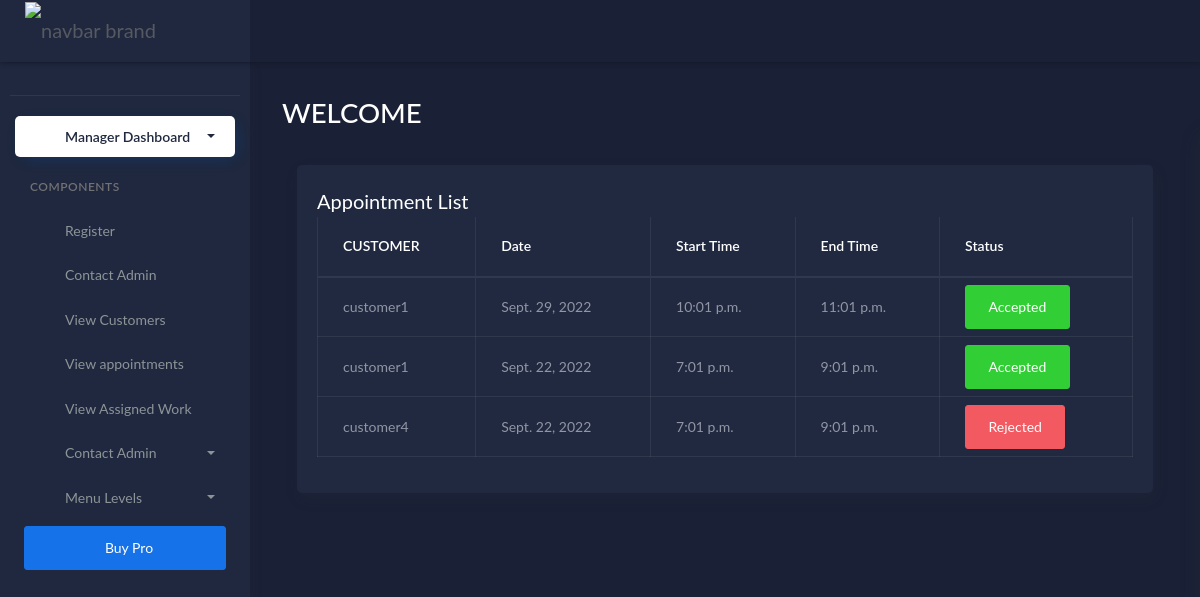
The page /appointmentlist (signed in) on the database as committed earlier.
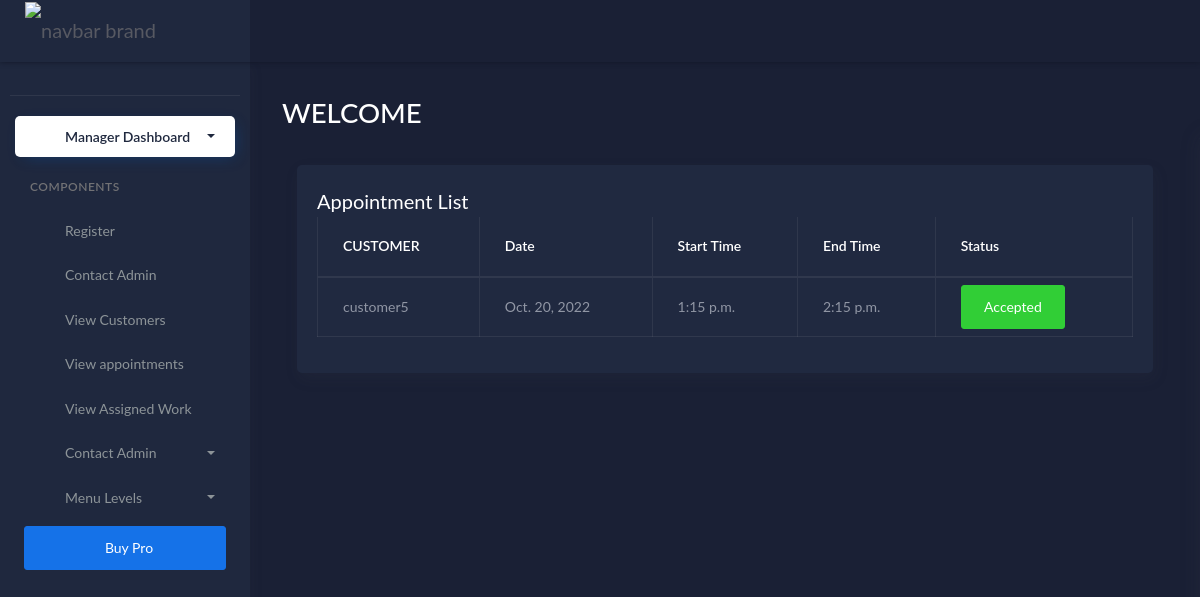
The same page on the database as committed later.
### workshopapp/models.py (models this page shows, shortened)
class Appointment(models.Model):
    user = models.ForeignKey(customer, on_delete=models.CASCADE)
    schedule = models.ForeignKey(Schedule, on_delete=models.CASCADE)
    status = models.IntegerField(default=0)

class customer(models.Model):
    user = models.OneToOneField(Login, on_delete=models.CASCADE, related_name='customer')
    name=models.CharField(max_length=50)
    address=models.CharField(max_length=300)
    image = models.FileField(upload_to='customers/')
    email=models.EmailField(max_length=100)
    mobile=models.CharField(max_length=25)

class Schedule(models.Model):
    date = models.DateField()
    start_time = models.TimeField()
    end_time = models.TimeField()

### workshopapp/managerviews.py (the view)
# urls.py: path('appointmentlist',managerviews.Appointment_View_by_Manager, name='appointmentlist'),
@login_required(login_url='loginpage')
def Appointment_View_by_Manager(request):
    app = Appointment.objects.all()
    return render(request, 'manager/appointmentlist.html', {'app': app})

### templates/manager/appointmentlist.html
{% extends 'manager/manager.html' %}
{% block content %}
<div class="col-lg-12 stretch-card">
                <div class="card">
                  <div class="card-body">
                    <h4 class="card-title">Appointment List</h4>
                    <div class="table-responsive">
                      <table class="table table-bordered ">
                        <thead>
                          <tr>
                            <th class="card-title">CUSTOMER</th>
                            <th class="card-title">Date</th>
                            <th class="card-title">Start Time</th>
                            <th class="card-title">End Time</th>
                            <th class="card-title">Status</th>
                          </tr>
                        </thead>
                        <tbody>
                        {% for i in app %}
                          <tr class="table-default">
                            <td>{{ i.user.name }}  </td>
                            <td>{{ i.schedule.date }}  </td>
                            <td>{{ i.schedule.start_time }}  </td>
                            <td>{{ i.schedule.end_time }}  </td>
                            <td>
                              {% if i.status == 0 %}
                              <a href="{% url 'accept' i.id %}"><button type="button" class="btn btn-primary">Accept</button></a>
                              <a href="{% url 'reject' i.id %}"><button type="button" class="btn btn-secondary">Reject</button></a>
                              {% elif i.status == 1 %}
                              <button type="button" class="btn btn-success">Accepted</button>
                              {% elif i.status == 2 %}
                              <button type="button" class="btn btn-danger">Rejected</button>
                              {% endif %}
                            </td>
                          </tr>
                        {% endfor %}
                        </tbody>
                      </table>
                    </div>
                  </div>
                </div>
              </div>
            </div>
          </div>
{% endblock %}

### templates/manager/manager.html (shortened to what this page needs)
<!DOCTYPE html>
{% load static %}
<html lang="en">
<head>
	<link rel="stylesheet" href=" {% static 'dash/assets/css/bootstrap.min.css' %} ">
	<link rel="stylesheet" href=" {% static 'dash/assets/css/atlantis.min.css' %} ">
	<link rel="stylesheet" href=" {% static 'dash/assets/css/demo.css' %} ">
</head>
<body data-background-color="dark">
	<div class="wrapper">
		<div class="main-header">
			<div class="logo-header" data-background-color="dark2">
				<a href=" {% static 'index.html' %} " class="logo">
					<img src=" {% static 'dash/assets/img/logo.svg' %} " alt="navbar brand" class="navbar-brand">
				</a>
				<div class="nav-toggle">
					<button class="btn btn-toggle toggle-sidebar">
					</button>
				</div>
			</div>
			<nav class="navbar navbar-header navbar-expand-lg" data-background-color="dark">
			</nav>
		</div>
		<div class="sidebar sidebar-style-2" data-background-color="dark2">
			<div class="sidebar-wrapper scrollbar scrollbar-inner">
				<div class="sidebar-content">
					<div class="user">
					</div>
					<ul class="nav nav-primary">
						<li class="nav-item active">
							<a data-toggle="collapse" href=" {% static '#dashboard' %} " class="collapsed" aria-expanded="false">
								<p>Manager Dashboard</p>
								<span class="caret"></span>
							</a>
						</li>
						<li class="nav-section">
							<h4 class="text-section">Components</h4>
						</li>
						<li class="nav-item">
							<a href=" {% url 'managerregistration' %} ">
								<p>Register</p>
							</a>
						</li>
						<li class="nav-item">
							<a href=" {% url 'messagetoadmin' %} ">
								<p>Contact Admin</p>
							</a>
						</li>
						<li class="nav-item">
							<a href=" {% url 'customerslistviewbymanager' %} ">
								<p>View Customers</p>
							</a>
						</li>
						<li class="nav-item">
							<a href=" {% url 'appointmentlist' %} ">
								<p>View appointments</p>
							</a>
						</li>
						<li class="nav-item">
							<a href=" {% url 'workassignmanagerview' %} ">
								<p>View Assigned Work</p>
							</a>
						</li>
						<li class="nav-item">
							<a data-toggle="collapse" href=" #base  ">
								<p>Contact Admin</p>
								<span class="caret"></span>
							</a>
						</li>
						<li class="nav-item">
							<a data-toggle="collapse" href=" #submenu ">
								<p>Menu Levels</p>
								<span class="caret"></span>
							</a>
						</li>
						<li class="mx-4 mt-2">
							<a href="http://themekita.com/atlantis-bootstrap-dashboard.html" class="btn btn-primary btn-block"><span class="btn-label mr-2">  </span>Buy Pro</a>
						</li>
					</ul>
				</div>
			</div>
		</div>
		<div class="main-panel">
			<div class="content">
				<div class="page-inner">
					<div class="mt-2 mb-4">
						<h1 class="text-white pb-2">WELCOME </h1>
					</div>
					{% block content %}{% endblock %}
	</div>
</body>
</html>

Rows that differ between the two databases and show on the page:
removed Appointment: user.name "customer1", schedule "Sept. 22, 2022", schedule.start_time "7:01 p.m.", schedule.end_time "9:01 p.m.", status "Accepted"
removed Appointment: user.name "customer4", schedule "Sept. 22, 2022", schedule.start_time "7:01 p.m.", schedule.end_time "9:01 p.m.", status "Rejected"
changed Appointment: user.name "customer1" → "customer5"; schedule "Sept. 29, 2022" → "Oct. 20, 2022"; schedule.start_time "10:01 p.m." → "1:15 p.m."; schedule.end_time "11:01 p.m." → "2:15 p.m."
